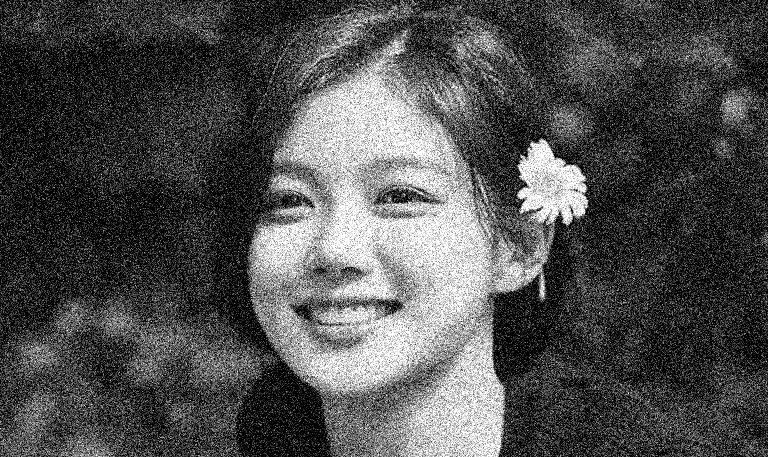
#> input picture t/nhieu_manh.png, 768 x 457 px, found by its file name
$ python p.py
#> lines starting #> are read from the running program, lines starting #| are printed output that depends on the picture
import numpy as np
import cv2
import matplotlib.pyplot as plt
from numpy.fft import fft2, ifft2, fftshift, ifftshift
from skimage.metrics import peak_signal_noise_ratio as psnr, structural_similarity as ssim

def make_grids(shape):
    M, N = shape
    u = np.arange(-M // 2, M // 2)
    v = np.arange(-N // 2, N // 2)
    V, U = np.meshgrid(v, u)
    D = np.sqrt(U**2 + V**2)
    return D

def H_ideal_lp(shape, D0):
    D = make_grids(shape)
    return (D <= D0).astype(np.float32)

def H_gauss_lp(shape, D0):
    D = make_grids(shape)
    return np.exp(-(D**2)/(2*(D0**2)))

def H_butter_lp(shape, D0, n=2):
    D = make_grids(shape)
    return 1 / (1 + (D / D0)**(2*n))

def H_ideal_hp(shape, D0):
    D = make_grids(shape)
    return (D > D0).astype(np.float32)

def H_gauss_hp(shape, D0):
    D = make_grids(shape)
    return 1 - np.exp(-(D**2)/(2*(D0**2)))

def H_butter_hp(shape, D0, n=2):
    D = make_grids(shape)
    return 1 / (1 + (D0 / D)**(2*n) + 1e-6)

def freq_filter(img, H):
    F = fftshift(fft2(img))
    G = F * H
    out = np.real(ifft2(ifftshift(G)))
    return np.clip(out, 0, 1)

img_noisy = cv2.imread(r"t\nhieu_manh.png", cv2.IMREAD_GRAYSCALE).astype(np.float32)/255.0
#> img_noisy: shape (457, 768) float32; min 0, max 1, mean 0.311
img_ref   = cv2.imread(r"t\bieu-cam-cuoi-tu-nhien-khi-chup-anh-768x457.webp", cv2.IMREAD_GRAYSCALE).astype(np.float32)/255.0
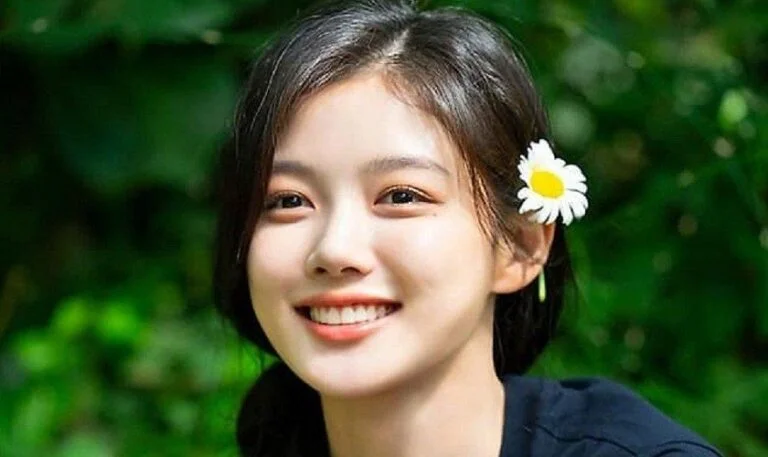
#> input picture t/bieu-cam-cuoi-tu-nhien-khi-chup-anh-768x457.webp, 768 x 457 px, found by its file name
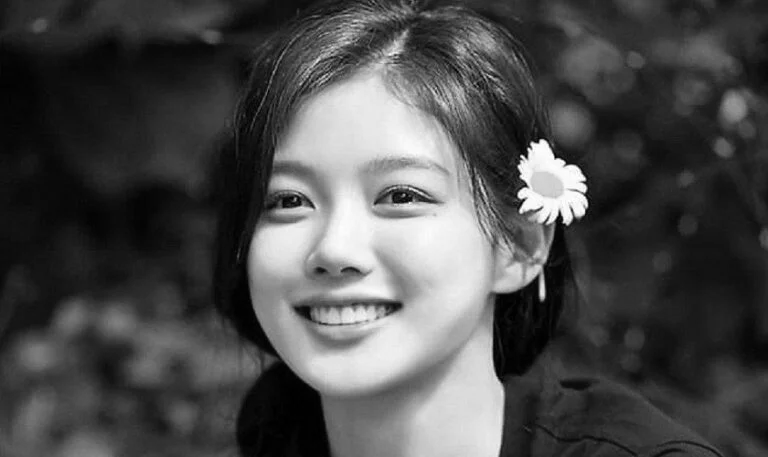
#> img_ref: shape (457, 768) float32; min 0, max 1, mean 0.297
img_ref = cv2.resize(img_ref, (img_noisy.shape[1], img_noisy.shape[0]))

D0_values = [10, 20, 40, 60]

for D0 in D0_values:
    print("\n============================")
    print(f"      D0 = {D0}")
    print("============================")

    out_ideal_lp = freq_filter(img_noisy, H_ideal_lp(img_noisy.shape, D0))
    out_gauss_lp = freq_filter(img_noisy, H_gauss_lp(img_noisy.shape, D0))
    out_butt2_lp = freq_filter(img_noisy, H_butter_lp(img_noisy.shape, D0, n=2))
    out_butt4_lp = freq_filter(img_noisy, H_butter_lp(img_noisy.shape, D0, n=4))

    out_ideal_hp = freq_filter(img_noisy, H_ideal_hp(img_noisy.shape, D0))
    out_gauss_hp = freq_filter(img_noisy, H_gauss_hp(img_noisy.shape, D0))
    out_butt2_hp = freq_filter(img_noisy, H_butter_hp(img_noisy.shape, D0, n=2))
    out_butt4_hp = freq_filter(img_noisy, H_butter_hp(img_noisy.shape, D0, n=4))

    print("\n--- Low Pass Filters ---")
    print("Ideal LPF:     PSNR =", psnr(img_ref, out_ideal_lp),
          " SSIM =", ssim(img_ref, out_ideal_lp, data_range=1.0))
    print("Gaussian LPF:  PSNR =", psnr(img_ref, out_gauss_lp),
          " SSIM =", ssim(img_ref, out_gauss_lp, data_range=1.0))
    print("Butter LPF n=2:", psnr(img_ref, out_butt2_lp),
          " SSIM =", ssim(img_ref, out_butt2_lp, data_range=1.0))
    print("Butter LPF n=4:", psnr(img_ref, out_butt4_lp),
          " SSIM =", ssim(img_ref, out_butt4_lp, data_range=1.0))

    print("\n--- High Pass Filters ---")
    print("Ideal HPF:     PSNR =", psnr(img_ref, out_ideal_hp),
          " SSIM =", ssim(img_ref, out_ideal_hp, data_range=1.0))
    print("Gaussian HPF:  PSNR =", psnr(img_ref, out_gauss_hp),
          " SSIM =", ssim(img_ref, out_gauss_hp, data_range=1.0))
    print("Butter HPF n=2:", psnr(img_ref, out_butt2_hp),
          " SSIM =", ssim(img_ref, out_butt2_hp, data_range=1.0))
    print("Butter HPF n=4:", psnr(img_ref, out_butt4_hp),
          " SSIM =", ssim(img_ref, out_butt4_hp, data_range=1.0))

    plt.figure(figsize=(14, 8))
    plt.suptitle(f"Filtering Results (D0={D0})", fontsize=14)

    imgs = [
        out_ideal_lp, out_gauss_lp, out_butt2_lp, out_butt4_lp,
        out_ideal_hp, out_gauss_hp, out_butt2_hp, out_butt4_hp
    ]

    titles = [
        "Ideal LPF", "Gaussian LPF", "Butter LPF n=2", "Butter LPF n=4",
        "Ideal HPF", "Gaussian HPF", "Butter HPF n=2", "Butter HPF n=4"
    ]

    for i, (im, t) in enumerate(zip(imgs, titles), 1):
        plt.subplot(2, 4, i)
        plt.title(t)
        plt.imshow(im, cmap='gray')
        plt.axis('off')

    plt.tight_layout()
    plt.show()
#> this loop made 4 passes
#> (printed output is left out)
#> pass 1, in freq_filter, `out = np.real(ifft2(ifftshift(G)))`:
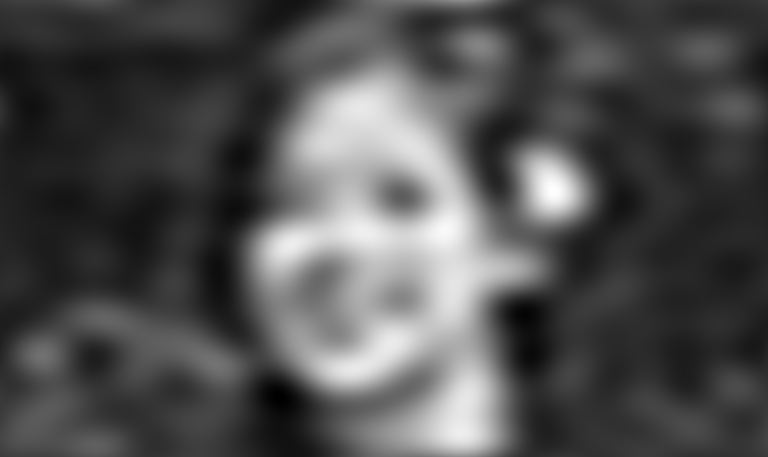
#> out: shape (457, 768) float64; min -0.0167, max 1.02, mean 0.311; drawn with min black and max white
#> pass 1, `plt.show()`:
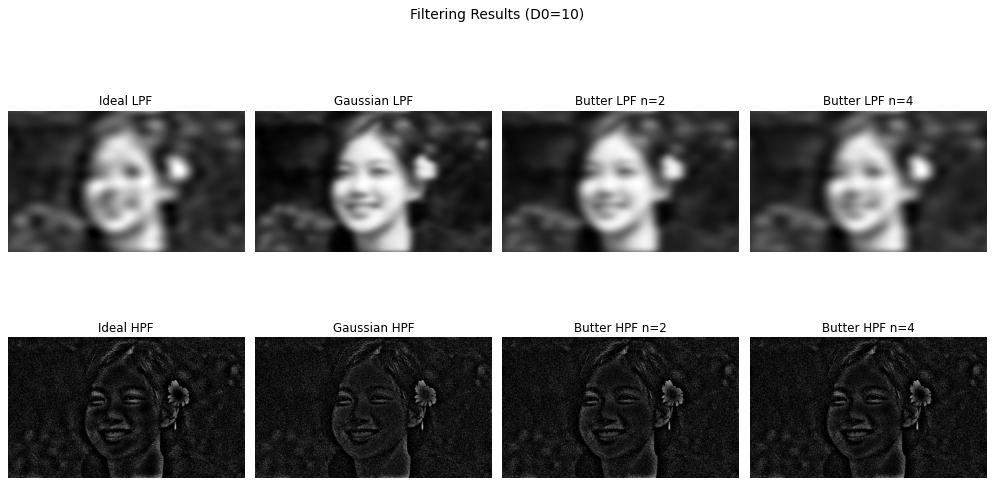
#> figure drawn by matplotlib, 8 panels
#> pass 2, `plt.show()`:
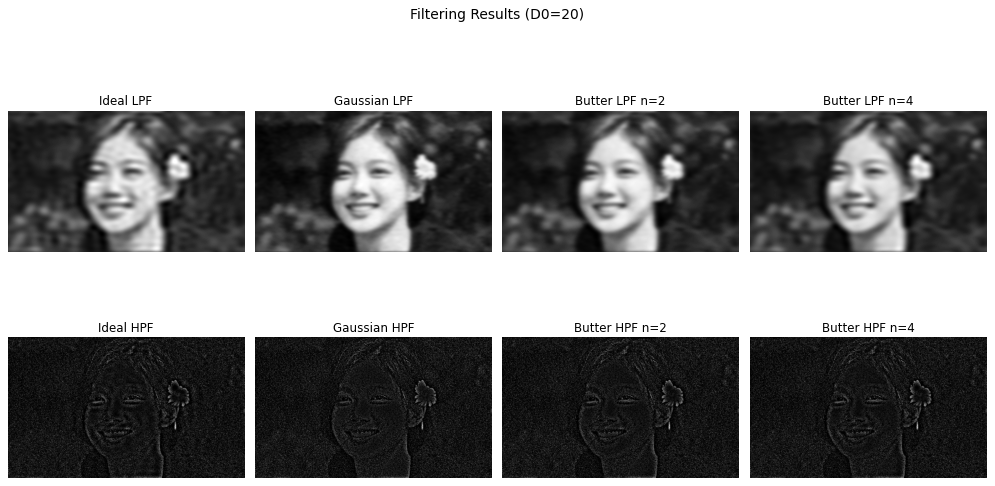
#> figure drawn by matplotlib, 8 panels
#> (the run stopped early here; a loop or call above may not have finished)
